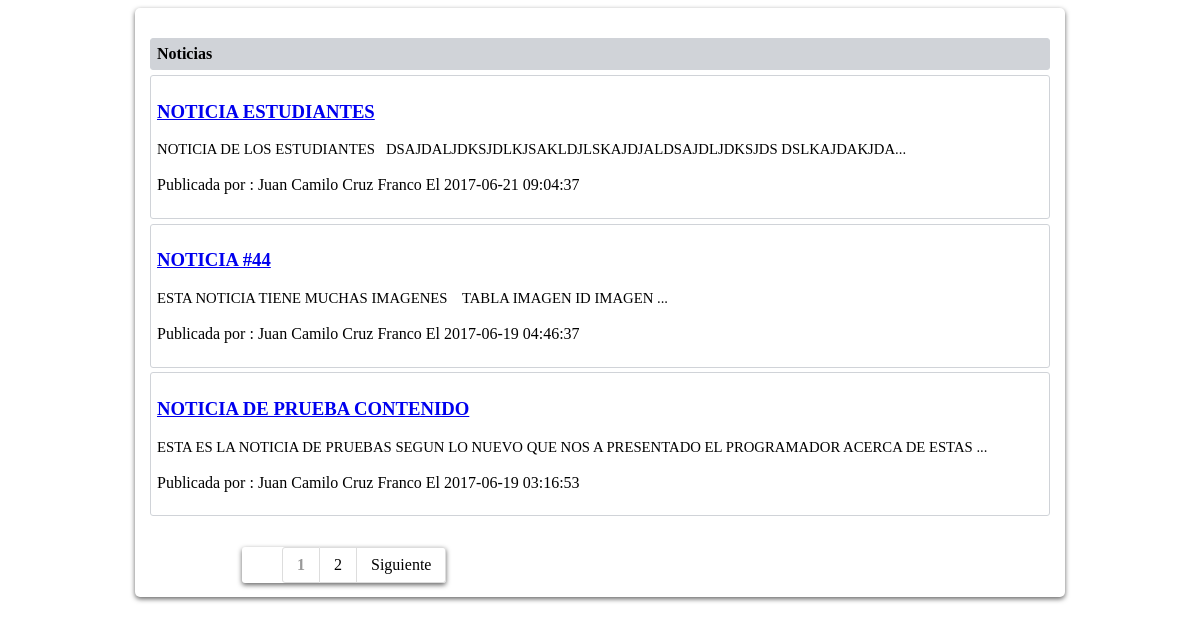
The page /Noticias.php on the database its author committed.
### tables this page shows
CREATE TABLE `noticia` (
  `id_noticia` int(11) NOT NULL,
  `titulo_noticia` varchar(200) DEFAULT NULL,
  `contenido` text,
  `fecha_creacion` datetime DEFAULT NULL,
  `id_usr_creo` int(11) DEFAULT NULL,
  `fecha_modificacion` datetime NOT NULL DEFAULT CURRENT_TIMESTAMP,
  `id_usr_modifico` int(11) DEFAULT NULL
);

CREATE TABLE `usuario` (
  `id_usuario` int(11) NOT NULL,
  `nombre_usuario` varchar(150) DEFAULT NULL,
  `nombres` varchar(150) DEFAULT NULL,
  `apellidos` varchar(150) DEFAULT NULL,
  `clave` varchar(300) DEFAULT NULL,
  `correo` varchar(150) DEFAULT NULL,
  `LDAP` varchar(5) DEFAULT NULL,
  `estado` varchar(2) DEFAULT NULL,
  `fecha_creacion` datetime NOT NULL,
  `fecha_modificacion` datetime NOT NULL DEFAULT CURRENT_TIMESTAMP
);

### lib/config/BD.php (called while the page is built, shortened)
<?php
class BD {
    function ResultSet($sql, $link) {
        try {
            $stm = $link->query($sql);
            $arreglo = $stm->fetchAll(PDO::FETCH_ASSOC);
            return $arreglo;
        } catch (PDOException $e) {
            return "Error al consultar la informacion";
        }
    }
    function NumeroFilas($stat, $link) {
        $stm = $link->query($stat);
        $numero_filas = $stm->rowCount();
        return $numero_filas;
    }
}

### lib/pagination.php (the view, shortened to what this page needs)
<?php
include_once 'config/BD.php';
$obj_conexion = new BD();
$link = $obj_conexion->Conectar();
$query_num_noticia = "SELECT id_noticia FROM noticia";
$num_total_registros = $obj_conexion->NumeroFilas($query_num_noticia, $link);
if ($num_total_registros > 0) {
    $rowsPerPage = 3;
    $pageNum = 1;
    $offset = ($pageNum - 1) * $rowsPerPage;
    $total_paginas = ceil($num_total_registros / $rowsPerPage);
    $sql = "SELECT no.id_noticia,no.titulo_noticia,no.contenido,no.fecha_creacion,us.nombres,us.apellidos
            FROM noticia no
            INNER JOIN usuario us ON us.id_usuario = no.id_usr_creo
            ORDER BY fecha_creacion DESC LIMIT $offset, $rowsPerPage";
    $resul = $obj_conexion->ResultSet($sql, $link);
    foreach ($resul as $key => $row_services) {
        $descripcion_desformateada = strip_tags($row_services['contenido']);
        $texto = substr($descripcion_desformateada, 0, 100);
        $p_desc = $texto . '...<br>';
        echo '<div class="service_list" id="service' . $row_services['id_noticia'] . '" data="' . $row_services['id_noticia'] . '">
                            <div class="center_block">
                                <h3><a title="' . $row_services['titulo_noticia'] . '" onclick="VerDetalleNoticia(' . $row_services['id_noticia'] . ')" href="#">' . $row_services['titulo_noticia'] . '</a></h3>
                                <p class="product_desc">' . $p_desc . '</p>
                                <br>
                               <span class="label label-primary">Publicada por : ' . $row_services['nombres'] . ' ' . $row_services['apellidos'] . '</span> <span class="label label-warning">El ' . $row_services['fecha_creacion'] . '</span>
                                <br>
                            </div>
                        </div>';
    }
    if ($total_paginas > 1) {
        echo '<div class="pagination">';
        echo '<ul>';
        for ($i = 1; $i <= $total_paginas; $i++) {
            if ($pageNum == $i)
                echo '<li class="active"><a>' . $i . '</a></li>';
            else
                echo '<li><a class="paginate" onclick="paginar(this)" data="' . $i . '">' . $i . '</a></li>';
        }
        if ($pageNum != $total_paginas)
            echo '<li><a class="paginate" onclick="paginar(this)" data="' . ($pageNum + 1) . '">Siguiente</a></li>';
        echo '</ul>';
        echo '</div>';
    }
}

### Noticias.php (shortened to what this page needs)
<link type="text/css" href="css/noticias.css" rel="stylesheet" />
<div id="central">
    <div class="service_category">Noticias</div>
    <div id="content"><?php require('lib/pagination.php'); ?></div>
</div>

### css/noticias.css (style rules this page uses)
#central { background-color: #FFFFFF; border-radius: 5px 5px 5px 5px; box-shadow: 0 2px 5px #666666; overflow: hidden; padding: 30px 15px 15px; width:900px; margin-bottom:50px; margin-top:50px; margin: 0px auto; }
.service_category { background-color: #D0D3D8; border: 1px solid #D0D3D8; border-radius: 3px 3px 3px 3px; clear: both; font-size: 16px; font-weight: bold; height: auto; margin-bottom: 0.3em; padding: 6px; }
.service_list { background-color:#FFFFFF; border: 1px solid #D0D3D8; border-radius: 3px 3px 3px 3px; clear: both; height: auto; margin-bottom: 0.3em; min-height: 130px; padding: 6px; }
.center_block { float: left; width: 98%; }
.product_desc { font-size: 0.92em; margin-bottom: 0; text-align: justify; }
.pagination { height: 36px; margin: 15px 0; }
.pagination ul { border-radius: 3px 3px 3px 3px; box-shadow: 0 1px 2px rgba(0, 0, 0, 0.05); display: inline-block; margin-bottom: 10px; margin-left:92px; box-shadow: 0 2px 5px #666666; }
.pagination li { display: inline; }
.pagination a { -moz-border-bottom-colors: none; -moz-border-image: none; -moz-border-left-colors: none; -moz-border-right-colors: none; -moz-border-top-colors: none; border-color: #DDDDDD; border-style: solid; border-width: 1px 1px 1px 0; float: left; line-height: 34px; padding: 0 14px; text-decoration: none; cursor:pointer; }
.pagination a:hover, .pagination .active a { color:#2d2d28; outline:0; text-decoration:none; font-weight: bold; }
.pagination .active a { color: #999999; cursor: default; }
.pagination li:first-child a { border-left-width: 1px; border-radius: 3px 0 0 3px; }
.pagination li:last-child a { border-radius: 0 3px 3px 0; }

### rows shown on the page
noticia: titulo_noticia "NOTICIA ESTUDIANTES", contenido "NOTICIA DE LOS ESTUDIANTES DSAJDALJDKSJDLKJSAKLDJLSKAJDJALDSAJDLJDKSJDS DSLKAJDAKJDA", usuario.nombres "Juan Camilo", usuario.apellidos "Cruz Franco", fecha_creacion "2017-06-21 09:04:37"
noticia: titulo_noticia "NOTICIA #44", contenido "ESTA NOTICIA TIENE MUCHAS IMAGENES TABLA IMAGEN ID IMAGEN", usuario.nombres "Juan Camilo", usuario.apellidos "Cruz Franco", fecha_creacion "2017-06-19 04:46:37"
noticia: titulo_noticia "NOTICIA DE PRUEBA CONTENIDO", contenido "ESTA ES LA NOTICIA DE PRUEBAS SEGUN LO NUEVO QUE NOS A PRESENTADO EL PROGRAMADOR ACERCA DE ESTAS", usuario.nombres "Juan Camilo", usuario.apellidos "Cruz Franco", fecha_creacion "2017-06-19 03:16:53"
